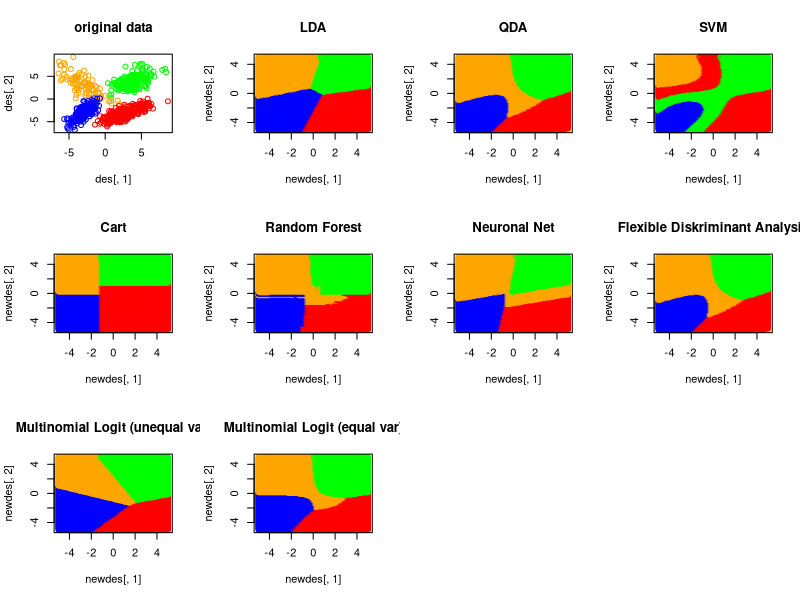

Recreate this plot in R.
# orginal script by Florian Reithinger / LMU

set.seed(345);

#pdf("plot1.pdf",height=15,width=15);
par(mfrow=c(3,4));

library(mvtnorm);
library(MASS);



probs<-c(0.2,0.2,0.5,0.1);
ind<-rmultinom(1000, size = 1, prob=probs)

mu1<-c(-3,-3);
mu2<-c(4,4);
mu3<-c(3,-3);
mu4<-c(-3,3);

S1<-matrix(nrow=2,ncol=2);
S1[,1]<-c(1,1);
S1[,2]<-c(1,2);

S2<-S1;
S2[,1]<-c(2,1);

S3<-S2;
S3[,2]<-c(1,1);

S4<-S1;
S4[,1]<-c(4,-3);
S4[,2]<-c(-3,5);


x1<-rmvnorm(1000,mu1,S1);
x2<-rmvnorm(1000,mu2,S2);
x3<-rmvnorm(1000,mu3,S3);
x4<-rmvnorm(1000,mu4,S4);

xlist<-list(x1,x2,x3,x4);

indnumber<-t(ind)%*%1:4
table(indnumber);
estprobs<-table(indnumber)/1000;

des<-x1;
for(i in 1:1000){
des[i,]<- xlist[[indnumber[i]]][i,];
}




#plot(des[,1],des[,2]);

basiscolors<-c("blue","green","red","orange");

colors<-basiscolors[indnumber]

plot(des[,1],des[,2],col=colors);
title("original data")


x<-seq(-5,5,length=100);
xvech<-rep(x,100);
yvech<-rep(x,each=100);
newdes<-cbind(xvech,yvech);

v1<-des[,1];
v2<-des[,2];

#########################
### lda
#########################

lda.des<-lda(indnumber~v1+v2);

newdes<-cbind(xvech,yvech);

newdes<-as.data.frame(newdes);
names(newdes)<-c("v1","v2");

newcol<-basiscolors[predict(lda.des,newdes)$class];

plot(newdes[,1],newdes[,2],col=newcol);

title("LDA")

#########################
###   qda
#########################


lda.des<-qda(indnumber~v1+v2);

newdes<-cbind(xvech,yvech);

newdes<-as.data.frame(newdes);
names(newdes)<-c("v1","v2");

newcol<-basiscolors[predict(lda.des,newdes)$class];

plot(newdes[,1],newdes[,2],col=newcol);

title("QDA")



#########################
###   support vector
#########################



library(e1071);

da.ksvm<-svm(indnumber~v1+v2,kernel="radial")

#plot(da.ksvm);


pred.ksvm<-predict(da.ksvm,newdes);

pred.ksvm<-round(pred.ksvm);

newcol<-basiscolors[pred.ksvm];
plot(newdes[,1],newdes[,2],col=newcol);

title("SVM")



#tun.svm<-tune.svm(indnumber~v1+v2,gamma= 10^(-6:3),cost=10^(1:3));
#
#bestgamma<-tun.svm$best.parameters[[1]]
#bestC<-tun.svm$best.parameters[[2]]
#
#da.ksvm<-svm(indnumber~v1+v2,kernel="radial",cost=bestC,gamma=bestgamma);
#
#plot(da.ksvm);
#
#
#pred.ksvm<-predict(da.ksvm,newdes);
#
#pred.ksvm<-round(pred.ksvm);
#
#newcol<-basiscolors[pred.ksvm];
#plot(newdes[,1],newdes[,2],col=newcol);
#title("Tuned SVM")

#########################
###   cart
#########################
library(rpart);
rp<-rpart(indnumber~v1+v2);
pred.rp<-predict(rp,newdes);
newcol<-basiscolors[round(pred.rp)];
plot(newdes[,1],newdes[,2],col=newcol);

title("Cart")




#########################
###   randomforest
#########################

library(randomForest);
rf<-randomForest(as.factor(indnumber)~v1+v2,importance=T,proximity=T);
pred.rf<-predict(rf,newdes);
newcol<-basiscolors[as.numeric(pred.rf)];
plot(newdes[,1],newdes[,2],col=newcol);

title("Random Forest")


#########################
###   neuronal nets
#########################

library(nnet);
nam<-c("a","b","c","d")
namind<-nam[indnumber];


rf<-nnet(as.factor(namind)~v1+v2,size=2);
pred.rf<-predict(rf,newdes);

maxrf<-apply(pred.rf,1,max)

nnindmatrix<-matrix(nrow=10000,ncol=4);
nnindmatrix[,1]<-as.numeric(pred.rf[,1]==maxrf)
nnindmatrix[,2]<-as.numeric(pred.rf[,2]==maxrf)
nnindmatrix[,3]<-as.numeric(pred.rf[,3]==maxrf)
nnindmatrix[,4]<-as.numeric(pred.rf[,4]==maxrf)

nnind<-nnindmatrix%*%(1:4)


newcol<-basiscolors[nnind];
plot(newdes[,1],newdes[,2],col=newcol);
title("Neuronal Net")



#########################
### fda
#########################

library(mda);

da.des<-fda(indnumber~v1+v2);

newcol<-basiscolors[predict(lda.des,newdes)$class];

plot(newdes[,1],newdes[,2],col=newcol);
title("Flexible Diskriminant Analysis")


#########################
### multinomial logit
#########################

## unequal variances
library(nnet)

ld.multinom<-multinom(indnumber ~ v1 + v2 );

newcol<-basiscolors[predict(ld.multinom,newdes)]

plot(newdes[,1],newdes[,2],col=newcol);
title("Multinomial Logit (unequal var)")



## equal variances
ld.multinom<-multinom(indnumber ~ v1 + v2 +v1*v2 +v2*v2);

newcol<-basiscolors[predict(ld.multinom,newdes)]

plot(newdes[,1],newdes[,2],col=newcol);
title("Multinomial Logit (equal var)")

#dev.off();
